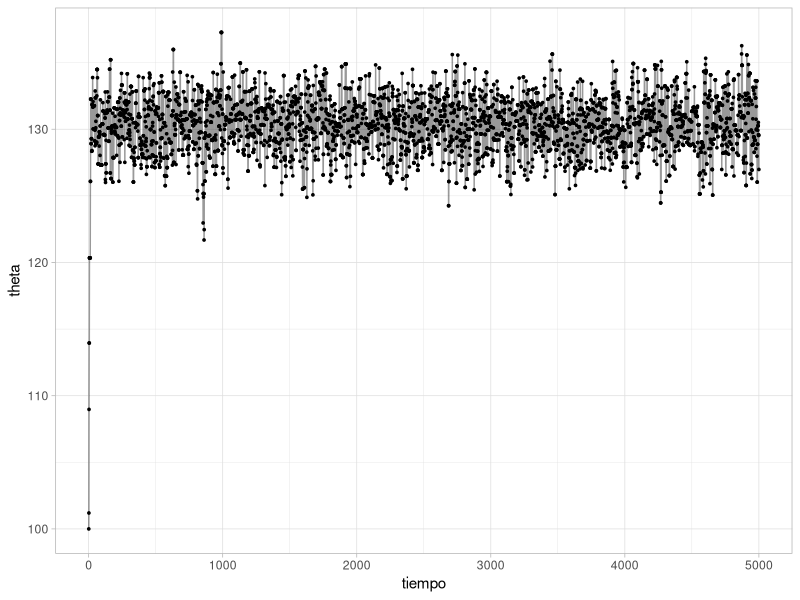
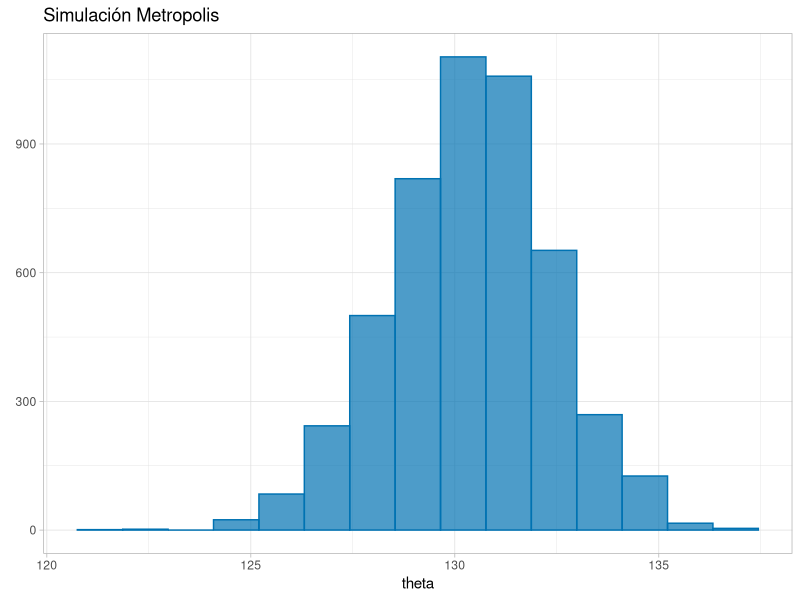
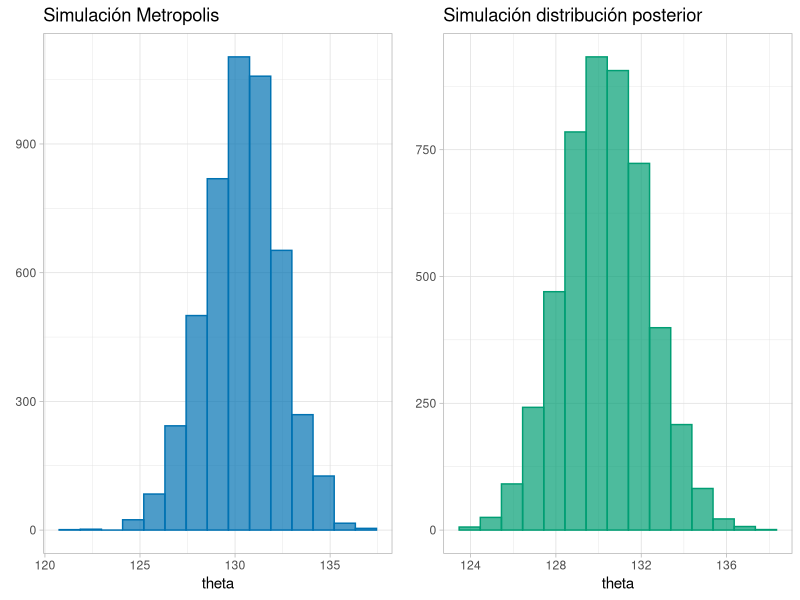

Write the R code that produced these figures, in order.
## ---- chunk 1
library(ggplot2)
library(gridExtra)
## ---- chunk 2
prior <- function(mu, tau){
  function(theta){
    dnorm(theta,mu,tau)
  }
}
## ---- chunk 3
mi_prior <- prior(150,15)
## ---- chunk 4
# S: sum x_i, S2: sum x_i^2, N: número obs.
likeNorm <- function(S, S2, N){
  function(theta){
    (1/(2*pi*20^2)^(N/2))*exp((-1/(2*20^2))*(S2-2*theta*S+N*theta^2))
  }
}
## ---- chunk 5

mi_like <- likeNorm(13000,1700000,100)

## ---- chunk 6
postRelProb <- function(theta){
  mi_like(theta) * mi_prior(theta)
}
## ---- chunk 7
caminatA <- function(theta){
  salto_prop <- rnorm(1,0,5)
  theta_prop <- theta + salto_prop

  u <- runif(1)
  
  p_move <- min(postRelProb(theta_prop)/postRelProb(theta),1)
  if(p_move > u){
    return(theta_prop)
  }
  else{
    return(theta)
  }
}
## ---- chunk 8
pasos <- 5000
camino <- numeric(pasos)
camino[1] <- 100

for (i in 2:pasos){
  camino[i] <- caminatA(camino[i-1])
}
## ---- chunk 9
caminata <- data.frame(pasos = 1:pasos, theta = camino)
## ---- chunk 10
ggplot(caminata, aes(x=pasos, y = theta)) +
  geom_point(size = 0.6) +
  geom_path(alpha = 0.4) +
  xlab("tiempo") +
  theme_light()
## ---- chunk 11
h1 <- ggplot(caminata[100:5000,], aes(x=theta)) +
  geom_histogram(bins = 15, alpha=0.7, fill = "#0072B2", color = "#0072B2") +
  labs(title = 'Simulación Metropolis', y = element_blank()) +
  theme_light()

h1
## ---- chunk 12
m_s <- (20^2/(20^2+100*15^2))*150 + ((100*15^2)/(20^2+100*15^2))*130
v_s <- ((20^2)*(15^2))/(20^2+100*15^2)
## ---- chunk 13
simulacion <- rnorm(4900, m_s, sqrt(v_s))
simulacion <- data.frame(tiempo = 1:4900, theta = simulacion)
## ---- chunk 14
h2 <- ggplot(simulacion, aes(x=theta)) +
  geom_histogram(bins = 15, alpha=0.7, fill = "#009E73", color = "#009E73") +
  labs(title = 'Simulación distribución posterior', y = element_blank()) +
  theme_light()

grid.arrange(h1,h2,ncol=2)

